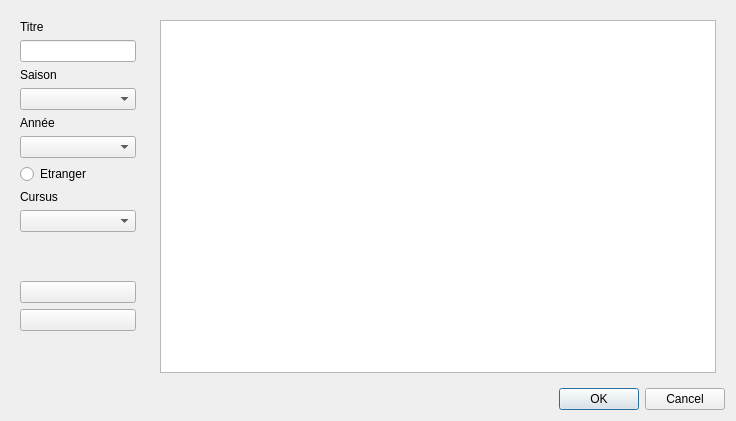
<?xml version="1.0" encoding="UTF-8"?>
<ui version="4.0">
 <class>ajoutSemestres</class>
 <widget class="QDialog" name="ajoutSemestres">
  <property name="geometry">
   <rect>
    <x>0</x>
    <y>0</y>
    <width>736</width>
    <height>421</height>
   </rect>
  </property>
  <property name="windowTitle">
   <string>Ajouter des semestres</string>
  </property>
  <layout class="QGridLayout" name="gridLayout_2">
   <item row="0" column="0">
    <layout class="QHBoxLayout" name="horizontalLayout">
     <property name="sizeConstraint">
      <enum>QLayout::SetMinAndMaxSize</enum>
     </property>
     <item>
      <widget class="QWidget" name="middleWidget" native="true">
       <property name="maximumSize">
        <size>
         <width>134</width>
         <height>16777215</height>
        </size>
       </property>
       <layout class="QGridLayout" name="gridLayout_3">
        <item row="7" column="0">
         <widget class="QRadioButton" name="etrangerRadio">
          <property name="text">
           <string>Etranger</string>
          </property>
         </widget>
        </item>
        <item row="1" column="0">
         <widget class="QLabel" name="SemestreLabel">
          <property name="text">
           <string>Titre</string>
          </property>
         </widget>
        </item>
        <item row="5" column="0">
         <widget class="QLabel" name="anneeLabel">
          <property name="text">
           <string>Année</string>
          </property>
         </widget>
        </item>
        <item row="13" column="0">
         <widget class="QPushButton" name="retirerBouton">
          <property name="enabled">
           <bool>true</bool>
          </property>
          <property name="sizePolicy">
           <sizepolicy hsizetype="Minimum" vsizetype="Minimum">
            <horstretch>0</horstretch>
            <verstretch>0</verstretch>
           </sizepolicy>
          </property>
          <property name="focusPolicy">
           <enum>Qt::StrongFocus</enum>
          </property>
          <property name="icon">
           <iconset resource="../resources/files.qrc">
            <normaloff>:/images/moins</normaloff>:/images/moins</iconset>
          </property>
         </widget>
        </item>
        <item row="2" column="0">
         <widget class="QLineEdit" name="titreEdit"/>
        </item>
        <item row="11" column="0">
         <spacer name="verticalSpacer_2">
          <property name="orientation">
           <enum>Qt::Vertical</enum>
          </property>
          <property name="sizeHint" stdset="0">
           <size>
            <width>20</width>
            <height>40</height>
           </size>
          </property>
         </spacer>
        </item>
        <item row="6" column="0">
         <widget class="QComboBox" name="anneeCombo"/>
        </item>
        <item row="12" column="0">
         <widget class="QPushButton" name="ajouterBouton">
          <property name="sizePolicy">
           <sizepolicy hsizetype="Minimum" vsizetype="Minimum">
            <horstretch>0</horstretch>
            <verstretch>0</verstretch>
           </sizepolicy>
          </property>
          <property name="focusPolicy">
           <enum>Qt::StrongFocus</enum>
          </property>
          <property name="text">
           <string/>
          </property>
          <property name="icon">
           <iconset resource="../resources/files.qrc">
            <normaloff>:/images/plus</normaloff>:/images/plus</iconset>
          </property>
          <property name="checkable">
           <bool>false</bool>
          </property>
         </widget>
        </item>
        <item row="10" column="0">
         <widget class="QComboBox" name="cursusCombo"/>
        </item>
        <item row="3" column="0">
         <widget class="QLabel" name="resultatLabel">
          <property name="text">
           <string>Saison</string>
          </property>
         </widget>
        </item>
        <item row="17" column="0">
         <spacer name="verticalSpacer">
          <property name="orientation">
           <enum>Qt::Vertical</enum>
          </property>
          <property name="sizeType">
           <enum>QSizePolicy::Expanding</enum>
          </property>
          <property name="sizeHint" stdset="0">
           <size>
            <width>20</width>
            <height>40</height>
           </size>
          </property>
         </spacer>
        </item>
        <item row="8" column="0">
         <widget class="QLabel" name="CursusLabel">
          <property name="text">
           <string>Cursus</string>
          </property>
         </widget>
        </item>
        <item row="4" column="0">
         <widget class="QComboBox" name="saisonCombo">
          <property name="focusPolicy">
           <enum>Qt::StrongFocus</enum>
          </property>
         </widget>
        </item>
       </layout>
      </widget>
     </item>
     <item>
      <widget class="QWidget" name="frame" native="true">
       <layout class="QGridLayout" name="gridLayout_4">
        <item row="0" column="0">
         <widget class="QTableWidget" name="m_pTableWidget"/>
        </item>
       </layout>
      </widget>
     </item>
    </layout>
   </item>
   <item row="1" column="0">
    <widget class="QDialogButtonBox" name="buttonBox">
     <property name="orientation">
      <enum>Qt::Horizontal</enum>
     </property>
     <property name="standardButtons">
      <set>QDialogButtonBox::Cancel|QDialogButtonBox::Ok</set>
     </property>
    </widget>
   </item>
  </layout>
 </widget>
 <resources>
  <include location="../resources/files.qrc"/>
 </resources>
 <connections>
  <connection>
   <sender>buttonBox</sender>
   <signal>accepted()</signal>
   <receiver>ajoutSemestres</receiver>
   <slot>accept()</slot>
   <hints>
    <hint type="sourcelabel">
     <x>248</x>
     <y>254</y>
    </hint>
    <hint type="destinationlabel">
     <x>157</x>
     <y>274</y>
    </hint>
   </hints>
  </connection>
  <connection>
   <sender>buttonBox</sender>
   <signal>rejected()</signal>
   <receiver>ajoutSemestres</receiver>
   <slot>reject()</slot>
   <hints>
    <hint type="sourcelabel">
     <x>316</x>
     <y>260</y>
    </hint>
    <hint type="destinationlabel">
     <x>286</x>
     <y>274</y>
    </hint>
   </hints>
  </connection>
 </connections>
</ui>
